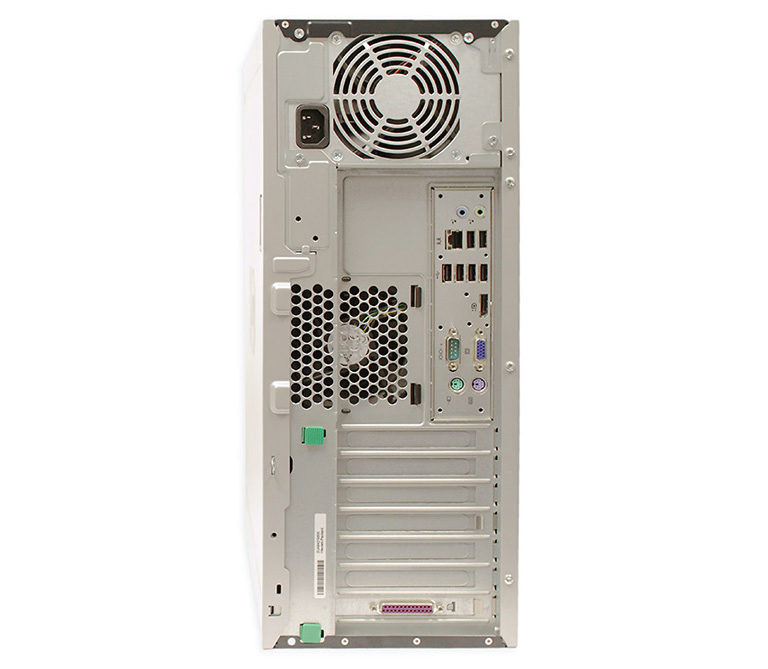
%> input picture Gerom_Pagaduan_Final/final_img/IMG_01.jpg, 768 x 669 px
$ octave final_project.m   (GNU Octave 9; MATLAB toolbox functions it lacks are replaced by stand-ins)
%> lines starting %> are read from the running program, lines starting %| are printed output that depends on the picture; in (x1, y1, x2, y2) boxes, pixels count from 0 and x2, y2 are one past the last pixel; in counts of white or black regions, pixels touching at a corner belong together; the program's own positions count from 1
clc
clear all
close all

%% Contrast Stretch
original_image = imread('final_img/IMG_01.jpg'); %read original image
%> original_image is the input picture: size 669x768x3 uint8; mean R, G, B 225.1, 223.3, 220.2
gray_image = rgb2gray(original_image); %turn image into grayscale
imshow(original_image);
title('Original Image');

%show histogram of original image
imhist(original_image), title('Original Image Histogram');
%> after `title('Original Image Histogram')`:
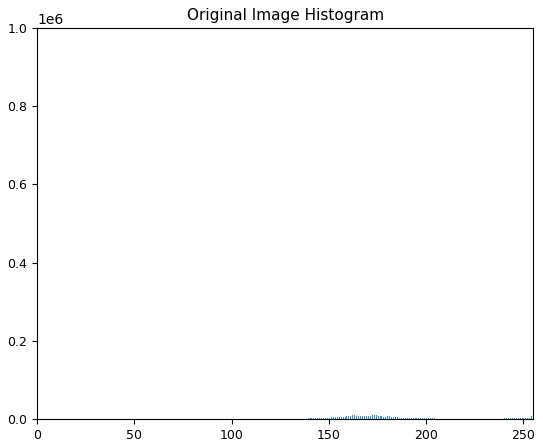
%> figure redrawn from the program's plot data; highest point at x = 255, y = 998059

%contrast stretch
contrasted_image = imadjust(original_image,stretchlim(original_image));
figure;
imshow(contrasted_image);
title('Image After Contrast Stretch');

%show histogram of stretched image
imhist(contrasted_image), title('Stretched Image Histogram');

%color space preprocess
red_plane = contrasted_image(:,:,1);
green_plane = contrasted_image(:,:,2);
blue_plane = contrasted_image(:,:,3);

figure;
subplot(2,2,1), imshow(red_plane);
title('Red Plane');
subplot(2,2,2), imshow(green_plane);
title('Green Plane');
subplot(2,2,3), imshow(blue_plane);
title('Blue Plane');

%% Segmentation
%threshold each plane of color and return its sum
red_thresh = 0.5;
green_thresh = 0.3;
blue_thresh = 0.0;

image_red = im2bw(red_plane, red_thresh);
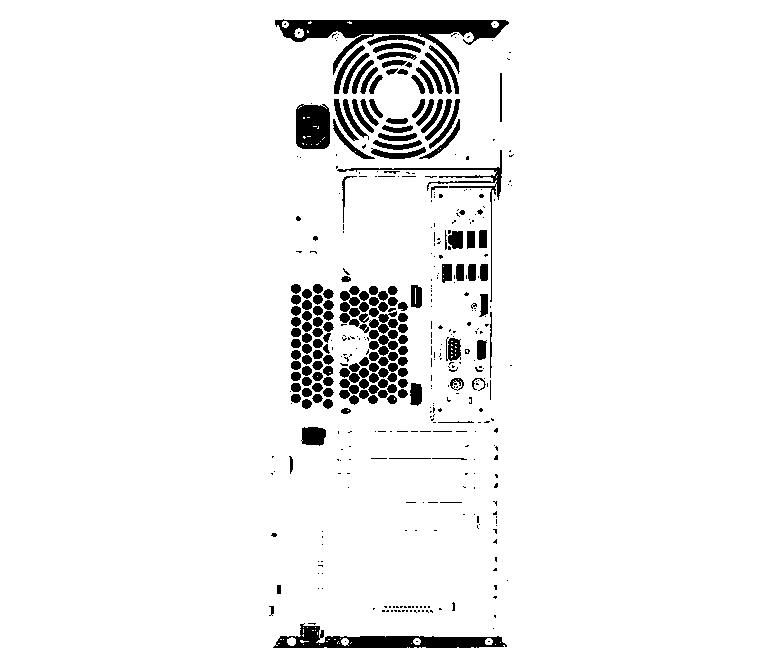
%> image_red: size 669x768 logical; 94.6% white; 455 black regions (284 under 20 px), largest, box (x1, y1, x2, y2) and area: (275, 19, 509, 75) 3875, (273, 623, 507, 648) 2492, (296, 104, 330, 149) 1406
image_green = im2bw(green_plane, green_thresh);
%> image_green: size 669x768 logical; 96.2% white; 311 black regions (147 under 20 px), largest, box (x1, y1, x2, y2) and area: (275, 20, 508, 45) 3114, (296, 105, 330, 149) 1098, (371, 148, 426, 159) 275
image_blue = im2bw(blue_plane, blue_thresh);
%> image_blue: size 669x768 logical; 99% white; black in thin lines or dots, all inside (x1, y1, x2, y2) = (272, 23, 508, 644)
thresholded_image = (image_red & image_green & image_blue);
%> thresholded_image: size 669x768 logical; 94.6% white; 451 black regions (282 under 20 px), largest, box (x1, y1, x2, y2) and area: (275, 19, 509, 75) 3882, (273, 623, 507, 648) 2492, (296, 104, 330, 149) 1406

%plot each image
subplot(2,2,1), imshow(image_red);
title('Red Plane');
subplot(2,2,2), imshow(image_green);
title('Green Plane');
subplot(2,2,3), imshow(image_blue);
title('Blue Plane');
figure, imshow(thresholded_image);
title('Total of Planes');

%% Noise reduction
%inverse black & white, fill in holes
reverse_image = imcomplement(thresholded_image);
figure, imshow(reverse_image);
filled_image = imfill(reverse_image, 'holes');
%> filled_image: size 669x768 logical; 5.5% white; 444 white regions (273 under 20 px), largest, box (x1, y1, x2, y2) and area: (275, 19, 509, 75) 4074, (273, 623, 507, 648) 2753, (296, 104, 330, 149) 1452
figure, imshow(filled_image);
title('Filled Image');

% more morphological functions to get rid of noise
structuring_element = strel('disk', 1);
final_image = imopen(filled_image, structuring_element);
%> final_image: size 669x768 logical; 5% white; 214 white regions (50 under 20 px), largest, box (x1, y1, x2, y2) and area: (275, 19, 509, 72) 4033, (274, 624, 504, 648) 2706, (296, 104, 330, 149) 1450
figure, imshow(final_image);
title('Final Image');


%bwboundaries
%use light patterns to separate holes from ports; reflectivity is different

%% Decorrelation Stretch

%decorrelation stretch
decorrelated_image = decorrstretch(original_image, 'Tol', 0.01);
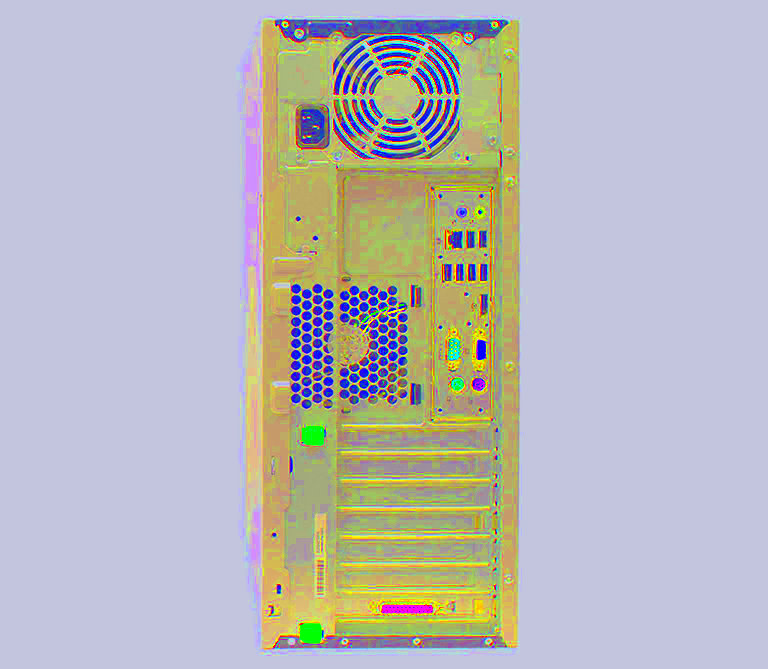
%> decorrelated_image: size 669x768x3 uint8; mean R, G, B 185.6, 185.1, 187
figure;
imshow(decorrelated_image);
title('Image After Decorrelation Stretch');


%color space preprocess
red_plane2 = decorrelated_image(:,:,1);
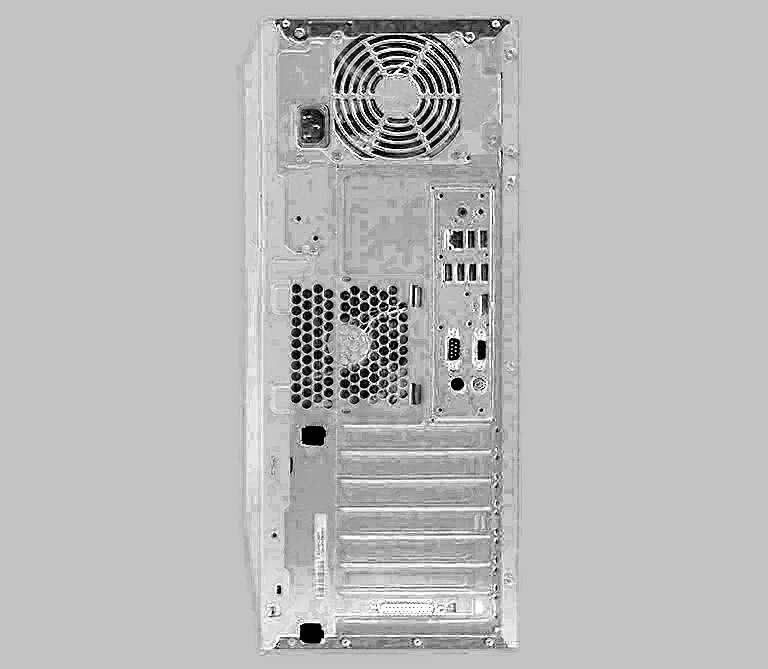
%> red_plane2: size 669x768 uint8; min 0, max 255, mean 185.6
green_plane2 = decorrelated_image(:,:,2);
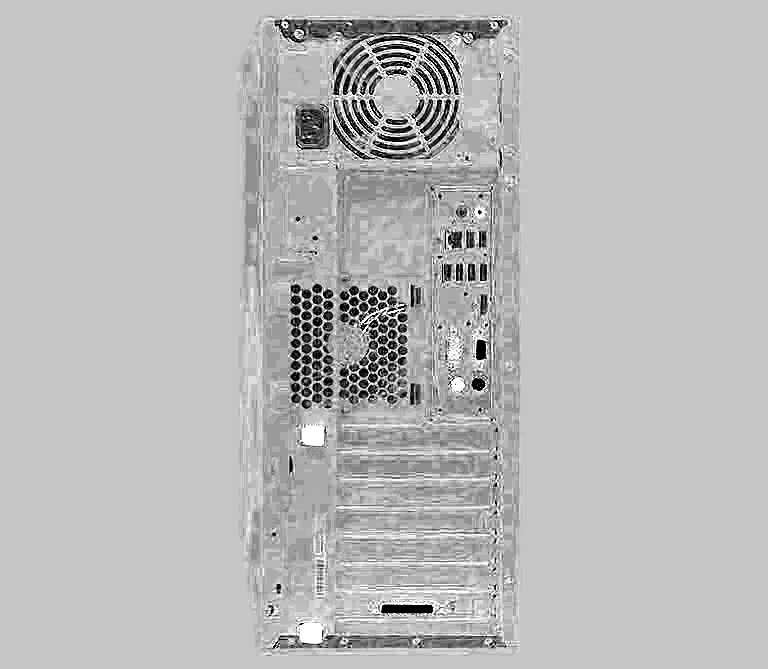
%> green_plane2: size 669x768 uint8; min 0, max 255, mean 185.1
blue_plane2 = decorrelated_image(:,:,3);
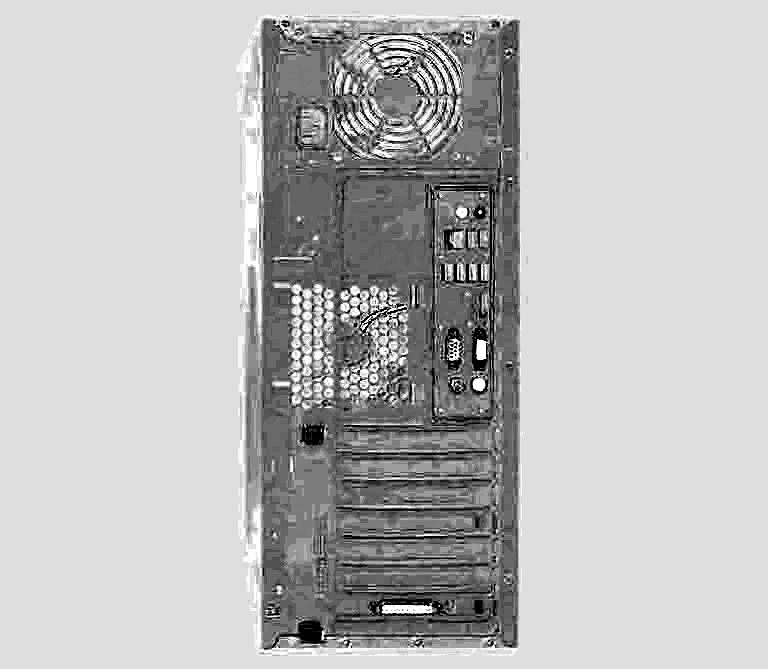
%> blue_plane2: size 669x768 uint8; min 0, max 255, mean 187

figure;
subplot(2,2,1), imshow(red_plane2);
title('Red Plane');
subplot(2,2,2), imshow(green_plane2);
title('Green Plane');
subplot(2,2,3), imshow(blue_plane2);
title('Blue Plane');

%% Segmentation
%threshold each plane of color and return its sum
red_thresh2 = 0.5;
green_thresh2 = 0.3;
blue_thresh2 = 0.0;

image_red2 = im2bw(red_plane2, red_thresh2);
%> image_red2: size 669x768 logical; 95.2% white; 861 black regions (682 under 20 px), largest, box (x1, y1, x2, y2) and area: (275, 18, 510, 74) 3989, (298, 103, 330, 148) 999, (274, 637, 460, 649) 483
image_green2 = im2bw(green_plane2, green_thresh2);
%> image_green2: size 669x768 logical; 97% white; 594 black regions (408 under 20 px), largest, box (x1, y1, x2, y2) and area: (296, 107, 325, 144) 568, (381, 605, 433, 614) 409, (366, 36, 425, 46) 211
image_blue2 = im2bw(blue_plane2, blue_thresh2);
%> image_blue2: size 669x768 logical; 99% white; black in thin lines or dots, all inside (x1, y1, x2, y2) = (263, 21, 512, 649)
thresholded_image2 = (image_red2 & image_green2 & image_blue2);
%> thresholded_image2: size 669x768 logical; 93.6% white; 732 black regions (605 under 20 px), largest, box (x1, y1, x2, y2) and area: (274, 18, 510, 160) 10867, (340, 286, 408, 404) 4444, (272, 621, 460, 649) 1503

%plot each image
subplot(2,2,1), imshow(image_red2);
title('Red Plane');
subplot(2,2,2), imshow(image_green2);
title('Green Plane');
subplot(2,2,3), imshow(image_blue2);
title('Blue Plane');
figure, imshow(thresholded_image2);
title('Total of Planes');

%% Noise reduction
%inverse black & white, fill in holes
reverse_image2 = imcomplement(thresholded_image2);
figure, imshow(reverse_image2);
filled_image2 = imfill(reverse_image2, 'holes');
%> filled_image2: size 669x768 logical; 6.8% white; 727 white regions (600 under 20 px), largest, box (x1, y1, x2, y2) and area: (274, 18, 510, 160) 11617, (340, 286, 408, 404) 5027, (272, 621, 460, 649) 1699
figure, imshow(filled_image2);
title('Filled Image');

% more morphological functions to get rid of noise
structuring_element = strel('disk', 1);
final_image2 = imopen(filled_image2, structuring_element);
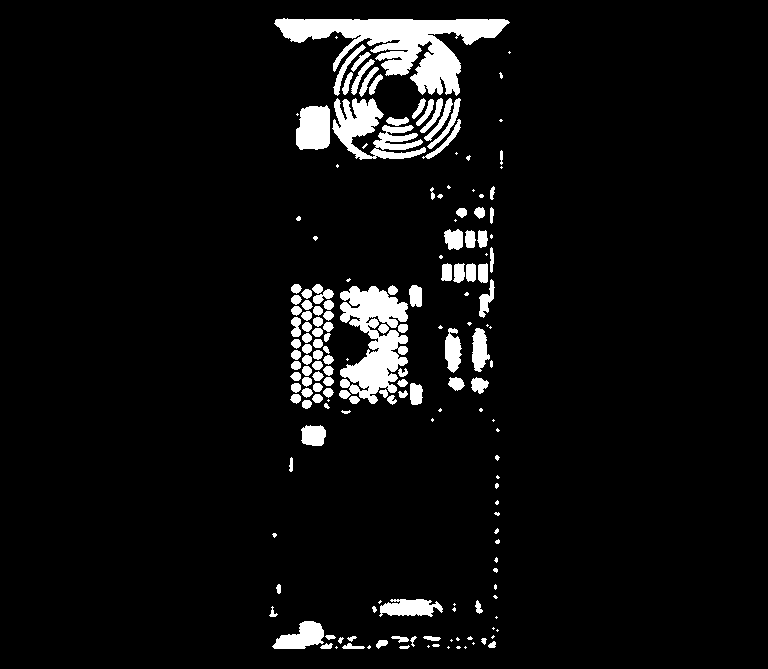
%> final_image2: size 669x768 logical; 5.9% white; 175 white regions (62 under 20 px), largest, box (x1, y1, x2, y2) and area: (274, 18, 510, 96) 7504, (340, 286, 408, 404) 4709, (332, 98, 426, 160) 2735
figure, imshow(final_image2);
title('Final Image');


% consider using bwboundaries in the future
%use light patterns to separate holes from ports; reflectivity is different

$ run again, with Gerom_Pagaduan_Final/final_img/IMG_00.jpg copied over Gerom_Pagaduan_Final/final_img/IMG_01.jpg
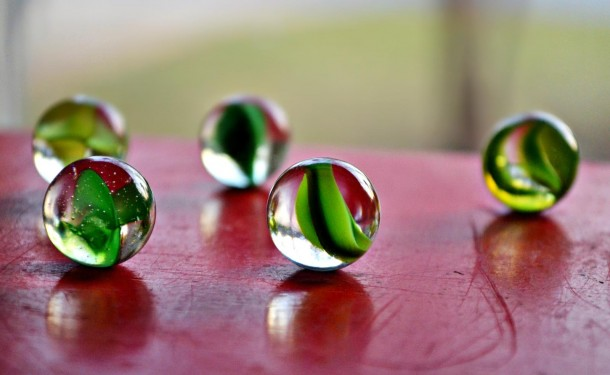
%> input picture Gerom_Pagaduan_Final/final_img/IMG_00.jpg, 610 x 375 px
%> original_image is the input picture: size 375x610x3 uint8; mean R, G, B 153.8, 126, 117.2
%> `image_red = im2bw(red_plane, red_thresh);`:
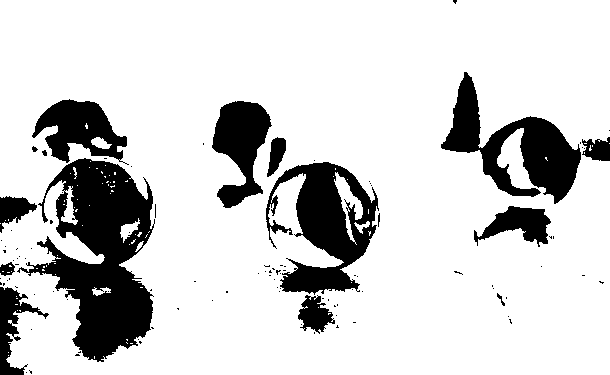
%> image_red: size 375x610 logical; 82% white; 105 black regions (89 under 20 px), largest, box (x1, y1, x2, y2) and area: (17, 158, 155, 362) 14002, (266, 162, 379, 295) 7456, (441, 72, 581, 204) 6739
%> image_green: size 375x610 logical; 81.3% white; 137 black regions (107 under 20 px), largest, box (x1, y1, x2, y2) and area: (0, 191, 202, 375) 12525, (273, 261, 378, 375) 7983, (214, 164, 365, 272) 5867
%> image_blue: size 375x610 logical; 97.3% white; black in thin lines or dots, all inside (x1, y1, x2, y2) = (49, 105, 576, 317)
%> thresholded_image: size 375x610 logical; 74.2% white; 122 black regions (102 under 20 px), largest, box (x1, y1, x2, y2) and area: (212, 101, 379, 375) 21852, (0, 158, 202, 375) 20297, (441, 72, 581, 204) 6798
%> filled_image: size 375x610 logical; 26.5% white; 120 white regions (100 under 20 px), largest, box (x1, y1, x2, y2) and area: (212, 101, 379, 375) 22258, (0, 158, 202, 375) 21323, (441, 72, 581, 204) 6804
%> final_image: size 375x610 logical; 26.1% white; 41 white regions (24 under 20 px), largest, box (x1, y1, x2, y2) and area: (212, 101, 378, 375) 22109, (0, 158, 202, 375) 21008, (441, 72, 581, 204) 6776
%> image_red2: size 375x610 logical; 89.8% white; 73 black regions (54 under 20 px), largest, box (x1, y1, x2, y2) and area: (27, 167, 154, 283) 6612, (267, 159, 365, 287) 4658, (484, 116, 582, 202) 4155
%> image_green2: size 375x610 logical; 71.7% white; 163 black regions (132 under 20 px), largest, box (x1, y1, x2, y2) and area: (0, 134, 573, 375) 57683, (46, 159, 137, 218) 1758, (332, 163, 378, 231) 1324
%> image_blue2: size 375x610 logical; 99% white; 16 black regions (7 under 20 px), largest, box (x1, y1, x2, y2) and area: (485, 174, 554, 210) 805, (334, 185, 354, 245) 451, (57, 140, 85, 158) 346
%> thresholded_image2: size 375x610 logical; 63.2% white; 172 black regions (142 under 20 px), largest, box (x1, y1, x2, y2) and area: (0, 100, 582, 375) 79674, (36, 99, 110, 131) 706, (265, 111, 287, 178) 696
%> filled_image2: size 375x610 logical; 42.7% white; 147 white regions (119 under 20 px), largest, box (x1, y1, x2, y2) and area: (0, 100, 582, 375) 93429, (36, 99, 110, 131) 706, (265, 111, 287, 178) 696
%> `final_image2 = imopen(filled_image2, structuring_element);`:
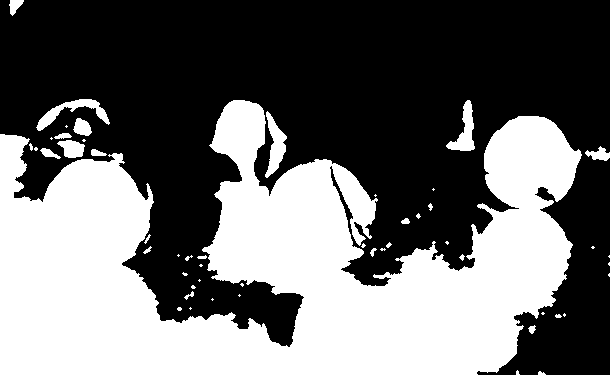
%> final_image2: size 375x610 logical; 42.3% white; 52 white regions (27 under 20 px), largest, box (x1, y1, x2, y2) and area: (0, 100, 582, 375) 92933, (36, 99, 110, 131) 698, (265, 111, 287, 178) 691
